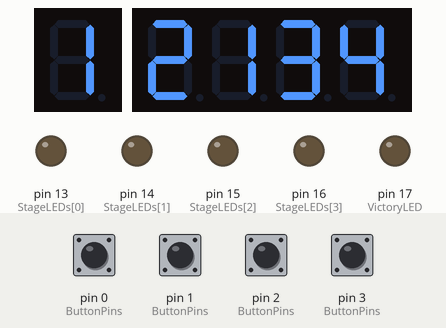
The sketch below on a simulated Arduino Nano, built with avr-gcc and run on an emulated ATmega328P. Parts: 1-digit seven-segment display, 4-digit seven-segment display, output pins drawn as LEDs (lit = HIGH). Wiring (inferred from the names in the program): 1-digit 7-segment display, segments lit when HIGH: segments pin 4, pin 5, pin 6, pin 7, pin 8, pin 9, pin 10. The inputs (shaded band) are chosen by the test bench; at power-on: pin 0 (ButtonPins), pin 1 (ButtonPins), pin 2 (ButtonPins), pin 3 (ButtonPins) HIGH. Random numbers use the default seed unless the sketch sets one; the segment pins are drawn as the display they are named for; pins used as bus, display or sensor lines are not drawn.

Above: at 1.2 s.
1.3 s: pin 0 (ButtonPins) pulled LOW for 0.15 s
At 2.3 s:
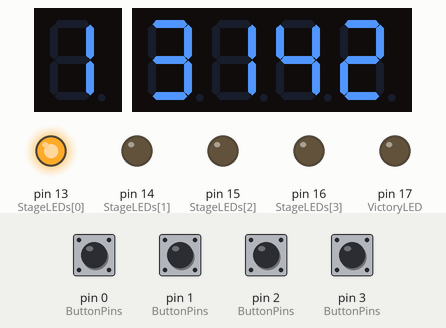
2.9 s: pin 2 (ButtonPins) pulled LOW for 0.15 s
At 3.5 s:
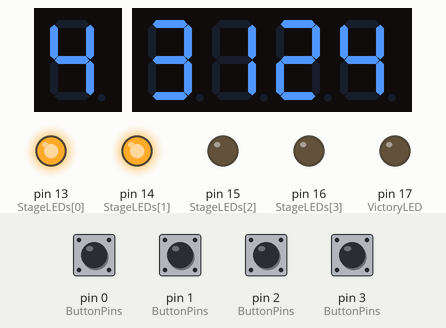
4.5 s: pin 3 (ButtonPins) pulled LOW for 0.15 s
At 5.7 s:
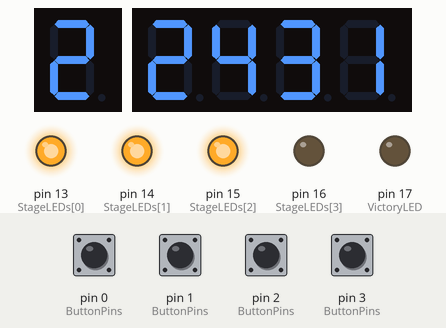
6.1 s: pin 1 (ButtonPins) pulled LOW for 0.15 s
At 7.1 s:
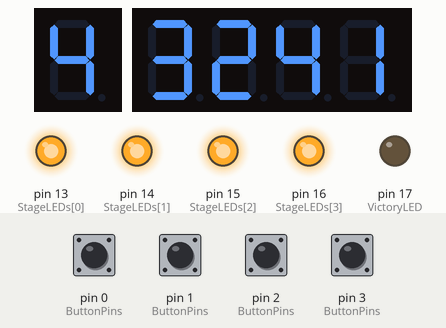
7.7 s: pin 2 (ButtonPins) pulled LOW for 1 s
At 8.4 s:
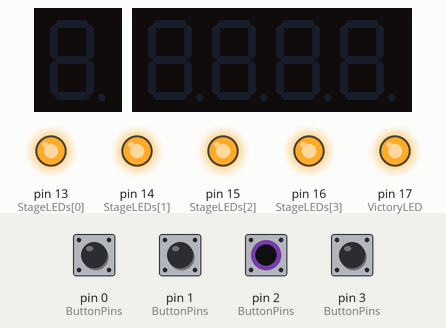
Timing chart, 0 to 10.7 s (numbered marks = the images above; inputs shaded):
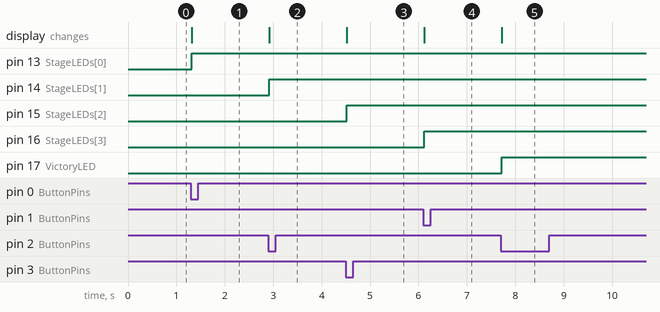

The sketch:

memory.ino
```cpp
#include <TM1637Display.h>
#include <Button.h>

// Pins
constexpr int8_t ButtonPins[] = {1,0,2,3};
constexpr int8_t SevenSegmentPins[] = {4,5,6,7,8,9,10};
constexpr int8_t DisplayCLK = 11;
constexpr int8_t DisplayDIO = 12;
constexpr int8_t StageLEDs[] = {13,14,15,16};
constexpr int8_t VictoryLED = 17;

// Vars
TM1637Display displayLabels(DisplayCLK, DisplayDIO);
Button buttons[] =
{
    Button(ButtonPins[0]),
    Button(ButtonPins[1]),
    Button(ButtonPins[2]),
    Button(ButtonPins[3])
};
int8_t curStage = 0;
int8_t display = 0;
int8_t labels[4] = {1,2,3,4};

int8_t pastLabels[4] = {0};
int8_t pastPositions[4] = {0};
int8_t answer = 0;
bool done = false;

void setup()
{
    randomSeed(analogRead(A7));

    displayLabels.setBrightness(4);

    for(int8_t i=0; i<7; ++i)
    {
        pinMode(SevenSegmentPins[i], OUTPUT);
        digitalWrite(SevenSegmentPins[i], LOW);
    }

    for(int8_t i=0; i<4; ++i)
    {
        pinMode(StageLEDs[i], OUTPUT);
        digitalWrite(StageLEDs[i], LOW);
    }

    pinMode(VictoryLED, OUTPUT);

    beginStage();
}

void loop()
{
    if(!done)
    {
        for(int8_t i = 0; i<4; ++i)
        {
            if(buttons[i].uniquePress())
            {
                pressPosition(i);
            }
        }
    }
}

void beginStage()
{
    curStage++;
    display = random(4) + 1;
    fisherYates(labels, 4);

    answer = correctPosition();

    drawDisplay();
    drawLabels();
    drawStage();
}

void drawDisplay()
{
    constexpr bool segments[4][7] =
    {
        {false, true, true, false, false, false, false},
        {true, true, false, true, true, false, true},
        {true, true, true, true, false, false, true},
        {false, true, true, false, false, true, true},
    };

    for(int8_t i=0; i<7; ++i)
    {
        digitalWrite(SevenSegmentPins[i], segments[display-1][i] ? HIGH : LOW);
    }
}


void drawLabels()
{
    int16_t sumLabels = 0;
    for(int8_t i=0; i<4; ++i)
    {
        sumLabels *= 10;
        sumLabels += labels[i];
    }

    displayLabels.showNumberDec(sumLabels);
}

void drawStage()
{
    for(int8_t i=0; i<4; ++i)
    {
        digitalWrite(StageLEDs[i], curStage-1 > i ? HIGH : LOW);
    }
}

void pressPosition(int8_t position)
{
    if(position == answer)
    {
        if(curStage == 5)
        {
            setComplete();
        }
        else
        {
            pastPositions[curStage-1] = position;
            pastLabels[curStage-1] = labels[position];
        }
    }
    else
    {
        curStage = 0;
    }

    if(!done)
        beginStage();
}

int8_t correctPosition()
{
    switch(curStage)
    {
        case 1:
        {
            switch(display)
            {
                case 1:
                case 2:
                    return position(2);
                case 3:
                    return position(3);
                case 4:
                    return position(4);

            }
        }
        case 2:
        {
            switch(display)
            {
                case 1:
                    return positionOfLabel(4);
                case 2:
                    return pastPositions[stage(1)];
                case 3:
                    return position(1);
                case 4:
                    return pastPositions[stage(1)];
            }
        }
        case 3:
        {
            switch(display)
            {
                case 1:
                    return positionOfLabel(pastLabels[stage(2)]);
                case 2:
                    return positionOfLabel(pastLabels[stage(1)]);
                case 3:
                    return position(3);
                case 4:
                    return positionOfLabel(4);

            }
        }
        case 4:
        {
            switch(display)
            {
                case 1:
                    return pastPositions[stage(1)];
                case 2:
                    return position(1);
                case 3:
                case 4:
                    return pastPositions[stage(2)];
            }
        }
        case 5:
        {
            switch(display)
            {
                case 1:
                    return positionOfLabel(pastLabels[stage(1)]);
                case 2:
                    return positionOfLabel(pastLabels[stage(2)]);
                case 3:
                    return positionOfLabel(pastLabels[stage(4)]);
                case 4:
                    return positionOfLabel(pastLabels[stage(3)]);
            }
        }
    }
}

// syntactic sugar to fix off-by-one and make solution function read identical to manual
// can't do constexpr functons?! :(
int8_t position(int8_t pos)
{
    return pos-1;
}
int8_t stage(int8_t s)
{
    return s-1;
}

int8_t positionOfLabel(int8_t label)
{
    for(int8_t i=0; i<4; ++i)
    {
        if(labels[i] == label)
            return i;
    }
}

void setComplete()
{
    done = true;

    for(int8_t i=0; i<7; ++i)
    {
        digitalWrite(SevenSegmentPins[i], LOW);
    }

    for(int8_t i=0; i<4; ++i)
    {
        digitalWrite(StageLEDs[i], HIGH);
    }

    displayLabels.clear();
    digitalWrite(VictoryLED, HIGH);
}


void fisherYates(int8_t* toShuffle, int8_t size)
{
    for(int8_t i=size-1; i>0; --i)
    {
        long j = random(i+1);
        int8_t tmp = toShuffle[j];
        toShuffle[j] = toShuffle[i];
        toShuffle[i] = tmp;
    }
}
```

Measured:
- after the input at 1.3 s, pin 13 (StageLEDs[0]): LOW → HIGH at once; the display: changes at once (image 1)
- after the input at 2.9 s, pin 14 (StageLEDs[1]): LOW → HIGH at once; the display: changes at once (image 2)
- after the input at 4.5 s, pin 15 (StageLEDs[2]): LOW → HIGH at once; the display: changes at once (image 3)
- after the input at 6.1 s, pin 16 (StageLEDs[3]): LOW → HIGH at once; the display: changes at once (image 4)
- after the input at 7.7 s, pin 17 (VictoryLED): LOW → HIGH at once; the display: changes at once (image 5)
